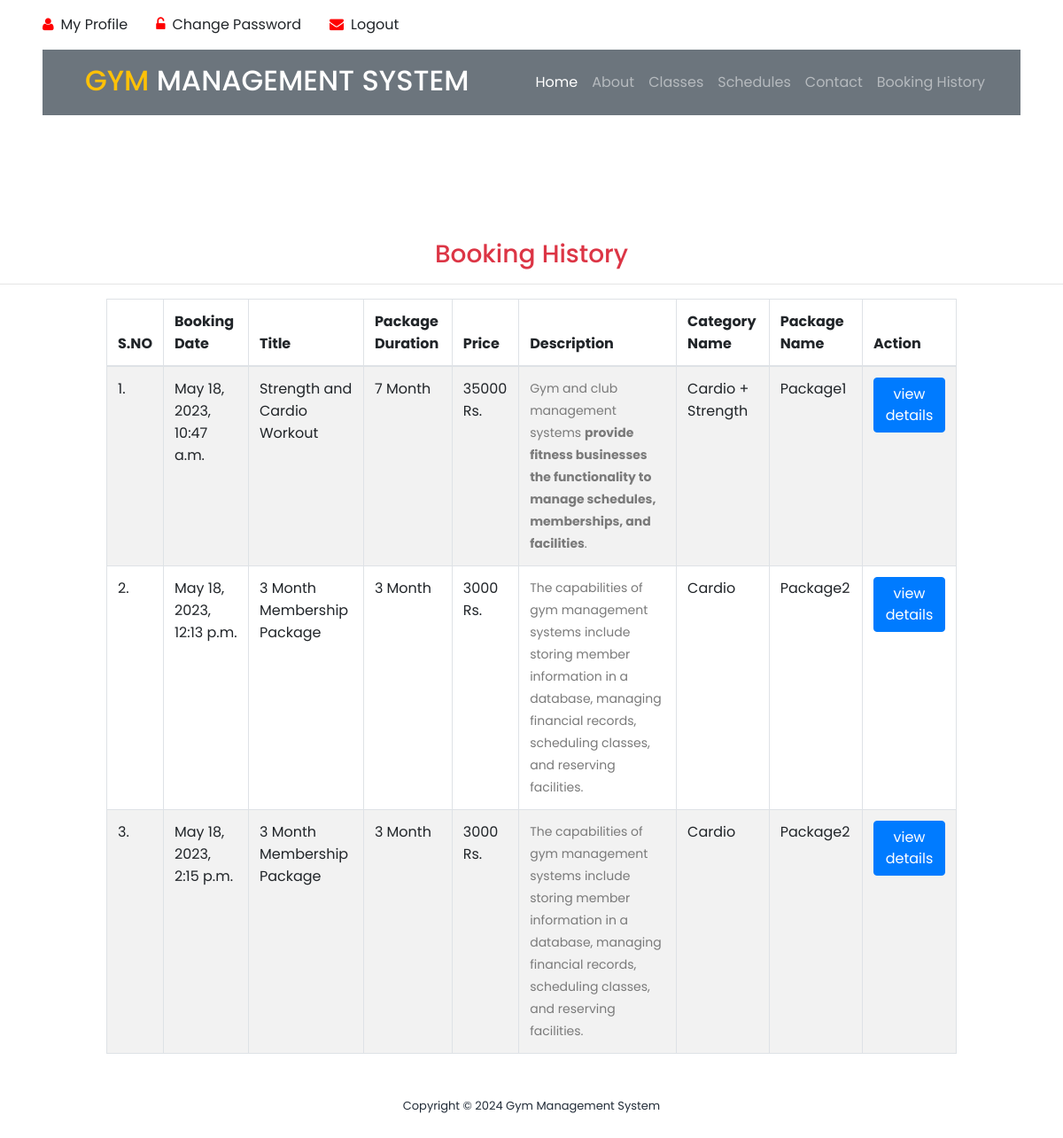
/booking_history/ (signed in), run on the app's committed database.
### gym/models.py (models this page shows, shortened)
class Booking(models.Model):
    package = models.ForeignKey(Package, on_delete=models.CASCADE, null=True, blank=True)
    register = models.ForeignKey(Signup, on_delete=models.CASCADE, null=True, blank=True)
    bookingnumber = models.CharField(max_length=100, null=True, blank=True)
    status = models.IntegerField(choices=STATUS, default=1)
    creationdate = models.DateTimeField(auto_now_add=True)

class Package(models.Model):
    category = models.ForeignKey(Category, on_delete=models.CASCADE, null=True)
    packagename = models.ForeignKey(Packagetype, on_delete=models.CASCADE, null=True)
    titlename = models.CharField(max_length=200, null=True)
    packageduration = models.CharField(max_length=50, null=True)
    price = models.CharField(max_length=200, null=True)
    description = models.CharField(max_length=200, null=True)
    creationdate = models.DateTimeField(auto_now_add=True)

class Category(models.Model):
    categoryname = models.CharField(max_length=200, null=True)
    status = models.CharField(max_length=300, null=True)
    creationdate = models.DateTimeField(auto_now_add=True)

class Packagetype(models.Model):
    category = models.ForeignKey(Category, on_delete=models.CASCADE, null=True)
    packagename = models.CharField(max_length=200, null=True)
    creationdate = models.DateTimeField(auto_now_add=True)
    def __str__(self):
        return self.packagename

### gym/views.py (the view)
# urls.py: path('booking_history/', booking_history, name='booking_history'),
@login_required(login_url='/user_login/')
def booking_history(request):
    data = Signup.objects.get(user=request.user)
    data = Booking.objects.filter(register=data)
    return render(request, "booking_history.html", locals())

### gym/templates/booking_history.html (shortened to what this page needs)
{% load static %}
<html lang="en">
<head>
    <link rel="stylesheet" type="text/css" href="{% static 'assets/css/bootstrap.min.css' %}">
    <link rel="stylesheet" type="text/css" href="{% static 'assets/css/font-awesome.css' %}">
    <link rel="stylesheet" href="{% static 'assets/css/templatemo-training-studio.css' %}">
</head>
<div class="container-fluid py-3 px-lg-5 d-none d-lg-block">
    <div class="row">
        {% if request.user.is_authenticated %}
        <div class="col-md-6 text-center text-lg-left mb-2 mb-lg-0">
            <div class="d-inline-flex align-items-center">
                <a class="text-body pr-3" href="/user_profile/"><i style="color:red" class="fa fa-user mr-2"></i>My Profile</a>
                <a class="text-body px-3" href="/user_change_password/"><i style="color:red" class="fa fa-unlock-alt mr-2"></i>Change Password</a>
                <a class="text-body px-3" href="/user_logout/"><i style="color:red" class="fa fa-envelope mr-2"></i>Logout</a>
            </div>
        </div>
        {% endif %}
    </div>
</div>
<div class="container-fluid position-relative nav-bar p-0">
    <div class="position-relative px-lg-5" style="z-index: 9;">
        <nav class="navbar navbar-expand-lg bg-secondary navbar-dark py-3 py-lg-3 pl-3 pl-lg-5">
            <a href="" >
                <h2 class="text-uppercase text-warning mb-1">Gym <span class="text-white">Management System</span>
                </h2>
            </a>
            <div class="collapse navbar-collapse justify-content-between px-3" id="navbarCollapse">
                <div class="navbar-nav ml-auto py-0">
                    <a href="/" class="nav-item nav-link active">Home</a>
                    <a href="#features" class="nav-item nav-link">About</a>
                    <a href="#our-classes" class="nav-item nav-link">Classes</a>
                    <a href="#schedule" class="nav-item nav-link ">Schedules</a>
                    <a href="#contact-us" class="nav-item nav-link">Contact</a>
                    {% if request.user.is_authenticated %}
                    <a href="/booking_history/" class="nav-item nav-link">Booking History</a>
                    {% else %}
                    <a href="#admin"><button style="color:red" class="nav-item nav-link">Admin</button></a>
                    {% endif %}
                </div>
            </div>
        </nav>
    </div>
</div>
<body>
<section class="section" id="admin">
    <h3 class="text-center text-danger">Booking History</h3>
    <hr/>
    <div class="table-responsive" align="center">
			<table id="example" class="table table-striped table-bordered" style="width:80%">
				<thead>
				<tr>
					<th>S.NO</th>
					<th>Booking Date</th>
					<th>Title</th>
					<th>Package Duration</th>
					<th>Price</th>
					<th>Description</th>
					<th>Category Name</th>
					<th>Package Name</th>
					<th>Action</th>
				</tr>
				</thead>
				<tbody>
				{% for i in data %}
				<tr>
					<td>{{forloop.counter}}.</td>
					<td>{{i.creationdate}}</td>
                    <td>{{i.package.titlename}}</td>
                    <td>{{i.package.packageduration}}</td>
                    <td>{{i.package.price}} Rs.</td>
                    <td>{{i.package.description|safe}}</td>
					<td>{{i.package.category.categoryname}}</td>
                    <td>{{i.package.packagename}}</td>
					<td>
						 <a href="{% url 'booking_detail' i.id %}">
							 <button type="button" class="btn btn-primary">view details</button>
						 </a>
					</td>
				</tr>
				 {% endfor %}
			</table>
</div>
</section>
<footer>
    <div class="container">
        <div class="row">
            <div class="col-lg-12">
                <p>Copyright &copy;
                    Gym Management System
                </p>
            </div>
        </div>
    </div>
</footer>
</body>
</html>

### gym/static/assets/css/templatemo-training-studio.css (style rules this page uses)
html, body, div, span, applet, object, iframe, h1, h2, h3, h4, h5, h6, p, blockquote, div pre, a, abbr, acronym, address, big, cite, code, del, dfn, em, font, img, ins, kbd, q, s, samp, small, strike, strong, sub, sup, tt, var, b, u, i, center, dl, dt, dd, ol, ul, li, figure, header, nav, section, article, aside, footer, figcaption { margin: 0; padding: 0; border: 0; outline: 0; }
header, nav, section, article, aside, footer, hgroup { display: block; }
* { box-sizing: border-box; }
html, body { font-family: 'Poppins', sans-serif; font-weight: 400; background-color: #fff; font-size: 16px; -ms-text-size-adjust: 100%; -webkit-font-smoothing: antialiased; -moz-osx-font-smoothing: grayscale; }
a { text-decoration: none !important; }
h1, h2, h3, h4, h5, h6 { margin-top: 0px; margin-bottom: 0px; }
p { font-size: 14px; line-height: 25px; color: #7a7a7a; }
html, body { background: #fff; font-family: 'Poppins', sans-serif; }
#admin { margin-top: 140px; }
footer { text-align: center; padding: 30px 0px; }
footer p { color: #232d39; font-size: 13px; }

### data on the page
Booking: creationdate "May 18, 2023, 10:47 a.m.", package.titlename "Strength and Cardio Workout", package.packageduration "7 Month", package.price "35000", package.description "Gym and club management systems provide fitness businesses the functionality to manage schedules, memberships, and facilities .", package.category.categoryname "Cardio + Strength", package.packagename "Package1"
Booking: creationdate "May 18, 2023, 12:13 p.m.", package.titlename "3 Month Membership Package", package.packageduration "3 Month", package.price "3000", package.description "The capabilities of gym management systems include storing member information in a database, managing financial records, scheduling classes, and reserving facilities.", package.category.categoryname "Cardio", package.packagename "Package2"
Booking: creationdate "May 18, 2023, 2:15 p.m.", package.titlename "3 Month Membership Package", package.packageduration "3 Month", package.price "3000", package.description "The capabilities of gym management systems include storing member information in a database, managing financial records, scheduling classes, and reserving facilities.", package.category.categoryname "Cardio", package.packagename "Package2"
